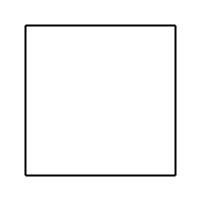
Frame 1 (no input)
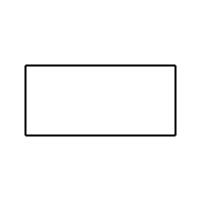
Frame 60 (the mouse pressed at the canvas centre just before this capture)
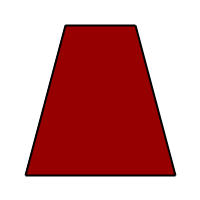
Frame 120 (the mouse held since frame 60 and released just before this capture)

The Processing sketch that drew these frames (run headless with seeded random() and noise(); from frame 60 on, the mouse is pressed at the canvas centre):

// Processing sketch: processing_187497
// ── processing_187497.pde

int milliseconds = 4000;
void setup(){
    size(200,200);
    strokeWeight(2);
    strokeCap(SQUARE);
}

void draw(){
    background(255);
    //println(millis()%1000);
    if(millis()%milliseconds <= milliseconds/4){
        if(mousePressed){
            noStroke();
            fill(0,150,0);
            quad(25,25,25,175,175,175,175,25);
            stroke(0);
        }
        line(25,25,175,25);
        line(25,25,25,175);
        line(175,25,175,175);
        line(25,175,175,175);
    }
    else if(millis()%milliseconds <= milliseconds/2){
        if(mousePressed){
            noStroke();
            fill(0,0,150);
            quad(25,65,25,135,175,135,175,65);
            stroke(0);
        }
        line(25,65,175,65);
        line(25,65,25,135);
        line(175,65,175,135);
        line(25,135,175,135);
    }
    else if(millis()%milliseconds <= (milliseconds/4)+(milliseconds/2)){
        if(mousePressed){
            noStroke();
            fill(150,0,0);
            quad(65,25,25,175,175,175,135,25);
            stroke(0);
        }
        line(65,25,135,25);
        line(65,25,25,175);
        line(135,25,175,175);
        line(25,175,175,175);
    }
    else if(millis()%milliseconds <= milliseconds){
        if(mousePressed){
            noStroke();
            fill(150,0,200);
            quad(50,25,0,175,150,175,200,25);
            stroke(0);
        }
        line(50,25,200,25);
        line(50,25,0,175);
        line(200,25,150,175);
        line(0,175,150,175);
    }
}
